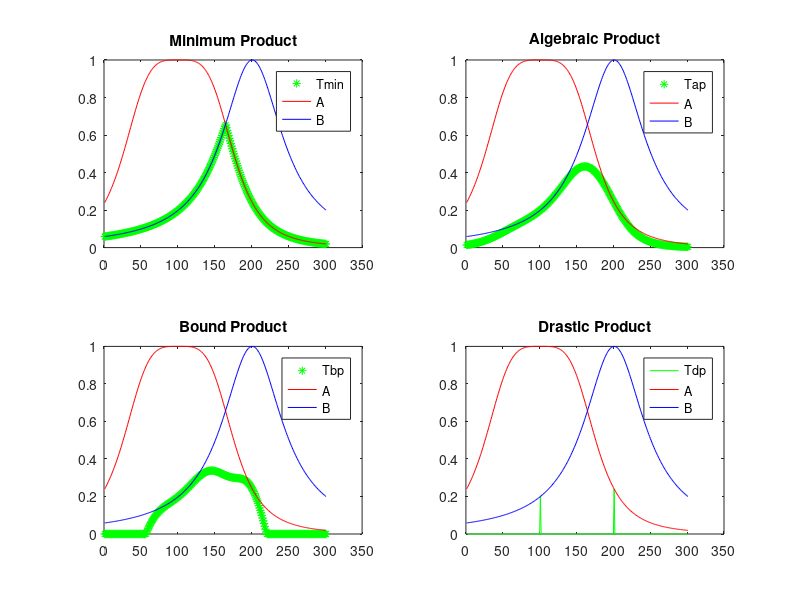

The MATLAB script that drew this image: (Note: this script raises an error after producing the figure.)
close all
clear all
x=-15:0.1:15;

A = 1./(1+((x+5)/7.5).^4);
B = 1./(1+((x-5)/5).^2);

%T-norm
Tmm = min(A,B);
Tap = A.*B;
Tbd = max(0, A+B-1);
Tdp = zeros(size(x));


for i=1:length(x)
    if B(i) == 1
        Tdp(i) = A(i);
    elseif A(i) == 1
       Tdp(i) = B(i);
    else
        Tdp(i) = 0;
    end
end

figure()

subplot(221)
plot(Tmm,'*g')
hold on
plot(A,'r')
hold on 
plot(B,'b')
title("Minimum Product")
legend('Tmin','A','B')

subplot(222)
plot(Tap,'*g')
hold on
plot(A,'r')
hold on 
plot(B,'b')
title("Algebraic Product")
legend('Tap','A','B')

subplot(223)
plot(Tbd,'*g')
hold on
plot(A,'r')
hold on 
plot(B,'b')
title("Bound Product")
legend('Tbp','A','B')

subplot(224)
plot(Tdp,'-g')
hold on
plot(A,'r')
hold on 
plot(B,'b')
hold on
title("Drastic Product")
legend('Tdp','A','B')

sgtitle('T-Norm Operations');

%s-norm 
Smax = max(A,B);
Sas =  A + B - A .* B;
Sbs = min(A + B, 1);

Sds = zeros(size(A));
for i = 1:length(x)
    if (A(i) > 0) && (B(i) > 0)  
        Sds(i) = 1;
    elseif (A(i) == 0)
        Sds(i) = B(i);
    elseif (B(i) == 0) 
        Sds(i) = A(i);
    end
end
figure()
subplot(221)
plot(A,'r')
hold on
plot(B,'b')
hold on
plot(Smax,'*g');
hold on 
title("Maximum")
legend('r','b','Smax')


subplot(222)
plot(A,'r')
hold on
plot(B,'b')
hold on
plot(Sas,'*g');
hold on 
title("Algebraic Sum")
legend('r','b','Sas')

subplot(223)
plot(A,'r')
hold on
plot(B,'b')
hold on
plot(Sbs,'*g');
hold on 
title("Bound sum")
legend('r','b','Sbs')

subplot(224)
plot(A,'r')
hold on
plot(B,'b')
hold on
plot(Sds,'g');
hold on 
title("Drastic Sum")
legend('r','b','Sds')

sgtitle("S-Norm Operations")